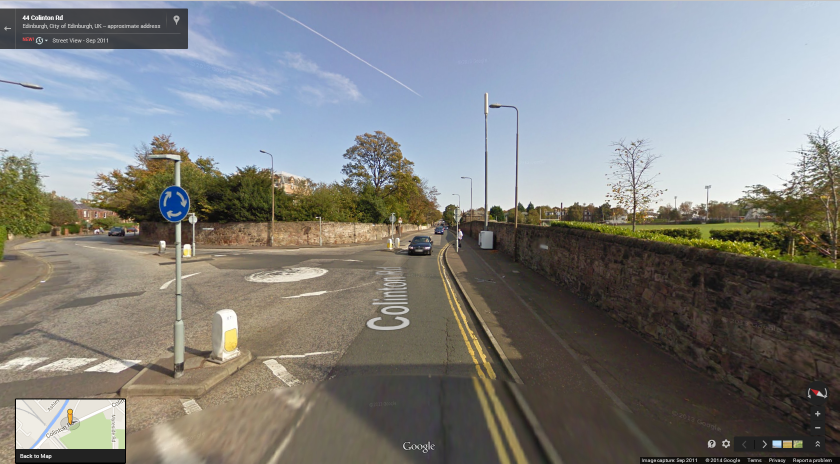
#> input picture roundabout3.png, 1679 x 927 px, found by its file name (shown at 1/2 size)
$ python RoadSignDetection.py
#> lines starting #> are read from the running program, lines starting #| are printed output that depends on the picture
import cv2

# constants
IMAGE_SIZE = 200.0
MATCH_THRESHOLD = 3

# load haar cascade and street image
roundabout_cascade = cv2.CascadeClassifier('D:\\Fall2016\\CS6600AI\\Projects\\haarcascade_roundabout.xml')
street = cv2.imread('D:\\Fall2016\\CS6600AI\\Projects\\roundabout3.png')
#> street is the input picture: shape (927, 1679, 3); mean B, G, R 128.6, 130.2, 129.4
#street = cv2.imread('D:\\Fall2016\\CS6600AI\\Projects\\U_turn.jpg')

# do roundabout detection on street image
gray = cv2.cvtColor(street,cv2.COLOR_RGB2GRAY)
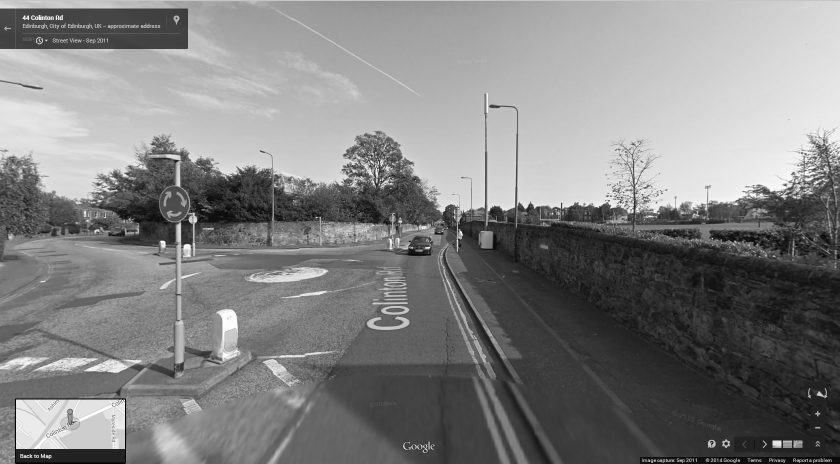
#> gray: shape (927, 1679) (shown at 1/2 size); min 0, max 255, mean 129.6
roundabouts = roundabout_cascade.detectMultiScale(gray, scaleFactor=1.4, minNeighbors=3)
#> roundabouts = [[93, 29, 69, 71], [314, 372, 69, 71], [299, 359, 96, 100]]

# initialize ORB and BFMatcher
orb = cv2.ORB_create()
bf = cv2.BFMatcher(cv2.NORM_HAMMING,crossCheck=True)

# find the keypoints and descriptors for roadsign image
roadsign = cv2.imread('D:\\Fall2016\\CS6600AI\\Projects\\roundabout3.png',0)
#> roadsign: shape (927, 1679); min 0, max 255, mean 130.3
kp_r,des_r = orb.detectAndCompute(roadsign,None)
#> kp_r = 500 keypoints; strongest (x, y, size): (33, 800, 31), (248, 800, 31), (122, 36, 31), (97, 36, 31)

# loop through all detected objects
for (x,y,w,h) in roundabouts:

    # obtain object from street image
    obj = gray[y:y+h,x:x+w]
    ratio = IMAGE_SIZE / obj.shape[1]
    obj = cv2.resize(obj,(int(IMAGE_SIZE),int(obj.shape[0]*ratio)))

    # find the keypoints and descriptors for object
    kp_o, des_o = orb.detectAndCompute(obj,None)
#> (the run stopped early here; a loop or call above may not have finished)

$ run again, with roundabout1.png copied over roundabout3.png
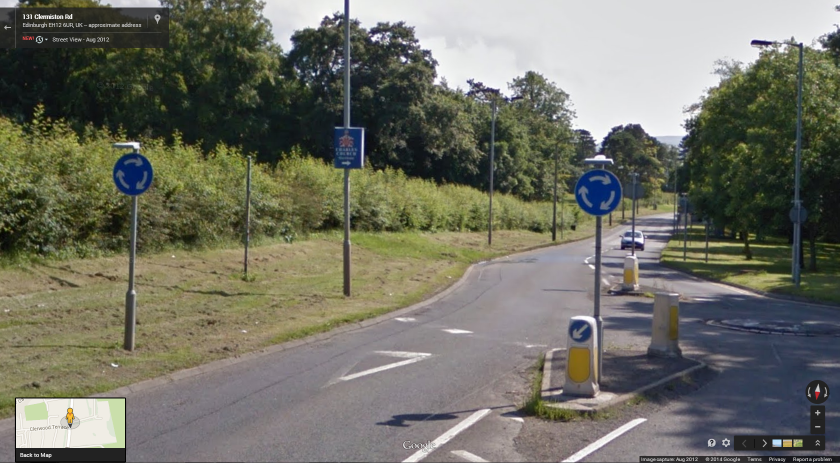
#> input picture roundabout1.png, 1679 x 926 px, found by its file name (shown at 1/2 size)
#> street is the input picture: shape (926, 1679, 3); mean B, G, R 100.4, 112.3, 112.1
#> roundabouts = [[806, 282, 69, 71], [215, 298, 96, 100], [1146, 336, 96, 100], [1090, 673, 134, 140]]
#> kp_r = 500 keypoints; strongest (x, y, size): (133, 31, 31), (33, 798, 31), (93, 34, 31), (248, 798, 31)

$ run again, with roundabout2.png copied over roundabout3.png
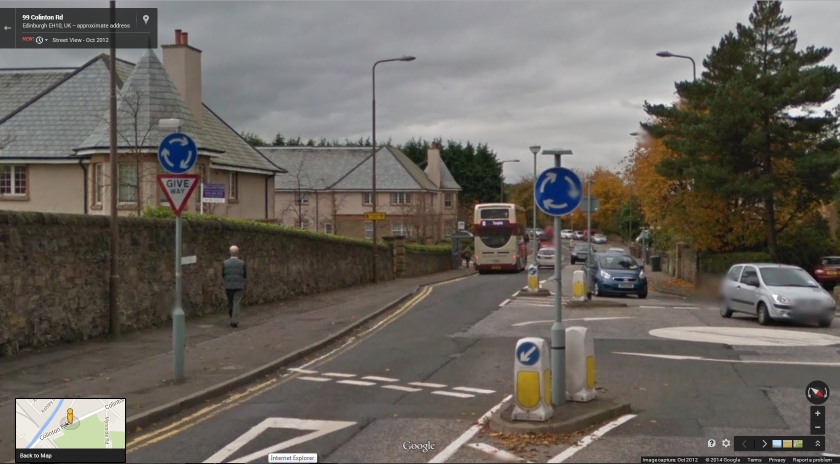
#> input picture roundabout2.png, 1679 x 927 px, found by its file name (shown at 1/2 size)
#> street is the input picture: shape (927, 1679, 3); mean B, G, R 93.9, 100.6, 105.7
#> `gray = cv2.cvtColor(street,cv2.COLOR_RGB2GRAY)`:
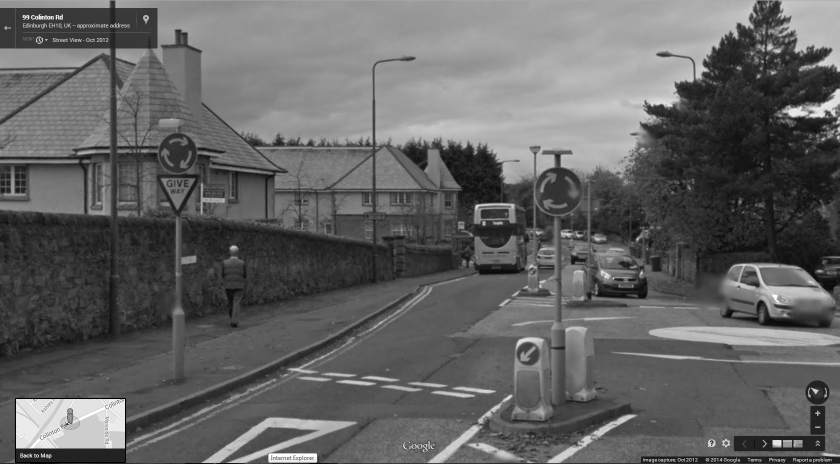
#> gray: shape (927, 1679) (shown at 1/2 size); min 0, max 255, mean 99.2
#> roundabouts = [[140, 29, 69, 71], [325, 268, 69, 71], [225, 4, 96, 100], [306, 254, 96, 100], [1067, 327, 96, 100], [1331, 2, 134, 140], [1045, 315, 134, 140]]
#> kp_r = 500 keypoints; strongest (x, y, size): (248, 799, 31), (33, 799, 31), (66, 33, 31), (66, 35, 31)

$ run again, with roundabout4.png copied over roundabout3.png
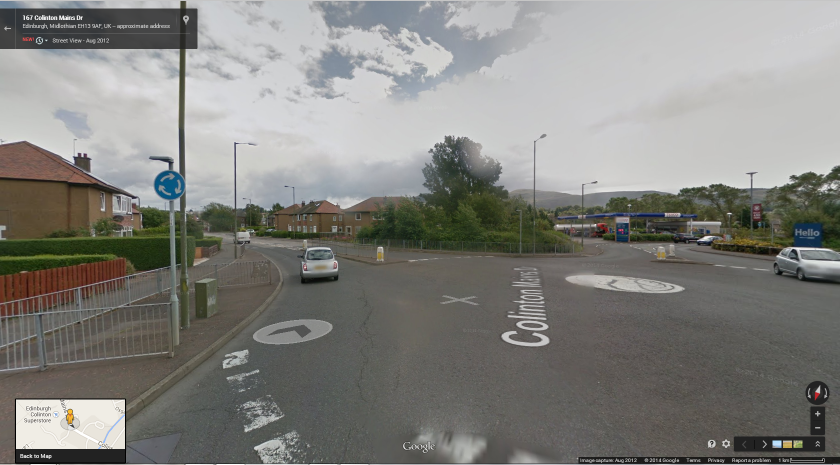
#> input picture roundabout4.png, 1679 x 929 px, found by its file name (shown at 1/2 size)
#> street is the input picture: shape (929, 1679, 3); mean B, G, R 126.5, 130.7, 131.1
#> `gray = cv2.cvtColor(street,cv2.COLOR_RGB2GRAY)`:
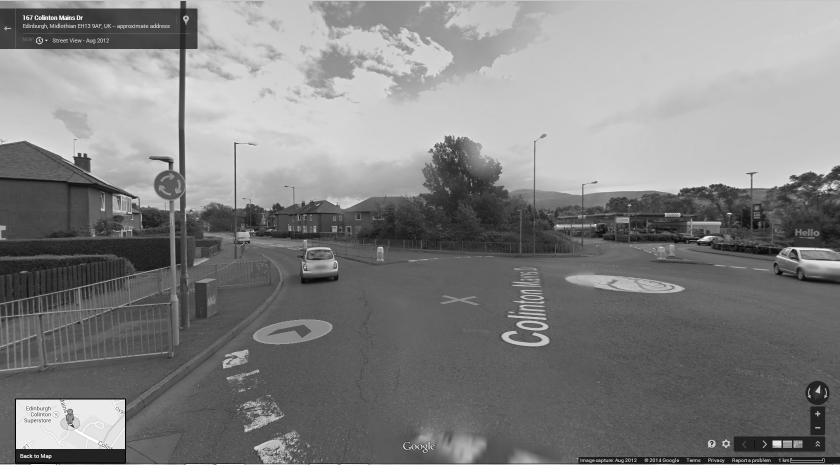
#> gray: shape (929, 1679) (shown at 1/2 size); min 0, max 255, mean 129.5
#> roundabouts = [[306, 335, 69, 71], [228, 313, 96, 100]]
#> kp_r = 500 keypoints; strongest (x, y, size): (248, 800, 31), (33, 800, 31), (57, 35, 31), (73, 34, 31)
